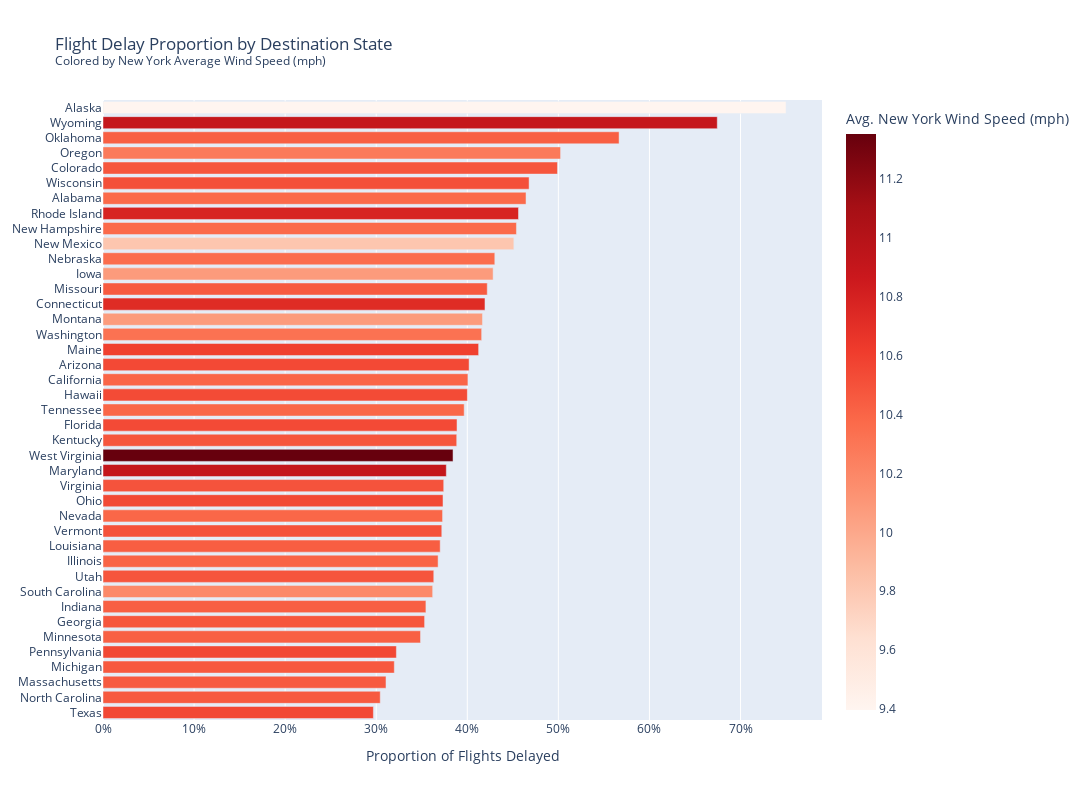

Notebook code for this chart:
### Code cell
fig = px.bar(
    state_stats_weather,
    y='state',
    x='delay_proportion',  
    color='avg_wind_speed',  
    color_continuous_scale=px.colors.sequential.Reds,
    title='Flight Delay Proportion by Destination State<br><sup>Colored by New York Average Wind Speed (mph)</sup>',
    labels={
        'state': 'Destination State',
        'delay_proportion': 'Proportion of Flights Delayed',
        'avg_wind_speed': 'Avg. New York Wind Speed (mph)' 
    },
    hover_data={
        'state': False, 
        'delay_proportion': ':.1%', 
        'total_flights': ':,d',    
        'avg_wind_speed': ':.1f'   
    }
)

fig.update_layout(
    yaxis_title=None, 
    xaxis_tickformat='.0%', 
    coloraxis_colorbar_title_text='Avg. New York Wind Speed (mph)',
    yaxis={'categoryorder':'total ascending'}, 
    height=800,
    width=1200 
)

fig.show()

### Figure 1 — Plotly figure (JSON) as saved in the notebook; plotly's stock layout.template omitted (floating-point values rounded to 4 significant figures)
{"data": [{"customdata": [[21320.0, 10.38], [576.0, 9.396], [333000.0, 10.55], [1157000.0, 10.4], [520000.0, 10.48], [31790.0, 10.73], [1007000.0, 10.54], [1232000.0, 10.48], [50570.0, 10.53], [1238000.0, 10.41], [148600.0, 10.43], [40810.0, 10.08], [282500.0, 10.48], [272000.0, 10.44], [168400.0, 10.59], [127500.0, 10.91], [1111000.0, 10.46], [672000.0, 10.47], [514400.0, 10.43], [310800.0, 10.46], [2592.0, 10.08], [60810.0, 10.36], [429300.0, 10.39], [72250.0, 10.38], [18140.0, 9.814], [1006000.0, 10.46], [327500.0, 10.55], [24820.0, 10.43], [96890.0, 10.28], [117000.0, 10.55], [26900.0, 10.78], [206300.0, 10.19], [453400.0, 10.39], [625700.0, 10.55], [176500.0, 10.48], [185300.0, 10.51], [408500.0, 10.49], [280700.0, 10.33], [9918.0, 11.35], [200800.0, 10.51], [1708.0, 10.9]], "hovertemplate": "Proportion of Flights Delayed=%{x:.1%}<br>total_flights=%{customdata[0]:,d}<br>Avg. New York Wind Speed (mph)=%{marker.color:.1f}<extra></extra>", "legendgroup": "", "marker": {"color": [10.38, 9.396, 10.55, 10.4, 10.48, 10.73, 10.54, 10.48, 10.53, 10.41, 10.43, 10.08, 10.48, 10.44, 10.59, 10.91, 10.46, 10.47, 10.43, 10.46, 10.08, 10.36, 10.39, 10.38, 9.814, 10.46, 10.55, 10.43, 10.28, 10.55, 10.78, 10.19, 10.39, 10.55, 10.48, 10.51, 10.49, 10.33, 11.35, 10.51, 10.9], "coloraxis": "coloraxis", "pattern": {"shape": ""}}, "name": "", "orientation": "h", "showlegend": false, "textposition": "auto", "type": "bar", "x": [0.4645, 0.75, 0.402, 0.4007, 0.499, 0.4194, 0.3887, 0.3531, 0.4001, 0.3679, 0.3546, 0.4284, 0.3884, 0.3702, 0.4124, 0.377, 0.3107, 0.3199, 0.3486, 0.4219, 0.4167, 0.4302, 0.3729, 0.454, 0.4511, 0.3044, 0.3734, 0.5667, 0.5024, 0.3221, 0.4562, 0.362, 0.3966, 0.2969, 0.3632, 0.372, 0.3741, 0.4158, 0.3844, 0.4679, 0.6745], "xaxis": "x", "y": ["Alabama", "Alaska", "Arizona", "California", "Colorado", "Connecticut", "Florida", "Georgia", "Hawaii", "Illinois", "Indiana", "Iowa", "Kentucky", "Louisiana", "Maine", "Maryland", "Massachusetts", "Michigan", "Minnesota", "Missouri", "Montana", "Nebraska", "Nevada", "New Hampshire", "New Mexico", "North Carolina", "Ohio", "Oklahoma", "Oregon", "Pennsylvania", "Rhode Island", "South Carolina", "Tennessee", "Texas", "Utah", "Vermont", "Virginia", "Washington", "West Virginia", "Wisconsin", "Wyoming"], "yaxis": "y"}], "layout": {"barmode": "relative", "coloraxis": {"colorbar": {"title": {"text": "Avg. New York Wind Speed (mph)"}}, "colorscale": [[0, "rgb(255,245,240)"], [0.125, "rgb(254,224,210)"], [0.25, "rgb(252,187,161)"], [0.375, "rgb(252,146,114)"], [0.5, "rgb(251,106,74)"], [0.625, "rgb(239,59,44)"], [0.75, "rgb(203,24,29)"], [0.875, "rgb(165,15,21)"], [1, "rgb(103,0,13)"]]}, "height": 800, "legend": {"tracegroupgap": 0}, "title": {"text": "Flight Delay Proportion by Destination State<br><sup>Colored by New York Average Wind Speed (mph)</sup>"}, "width": 1200, "xaxis": {"anchor": "y", "domain": [0, 1], "tickformat": ".0%", "title": {"text": "Proportion of Flights Delayed"}}, "yaxis": {"anchor": "x", "categoryorder": "total ascending", "domain": [0, 1], "title": {}}}}
